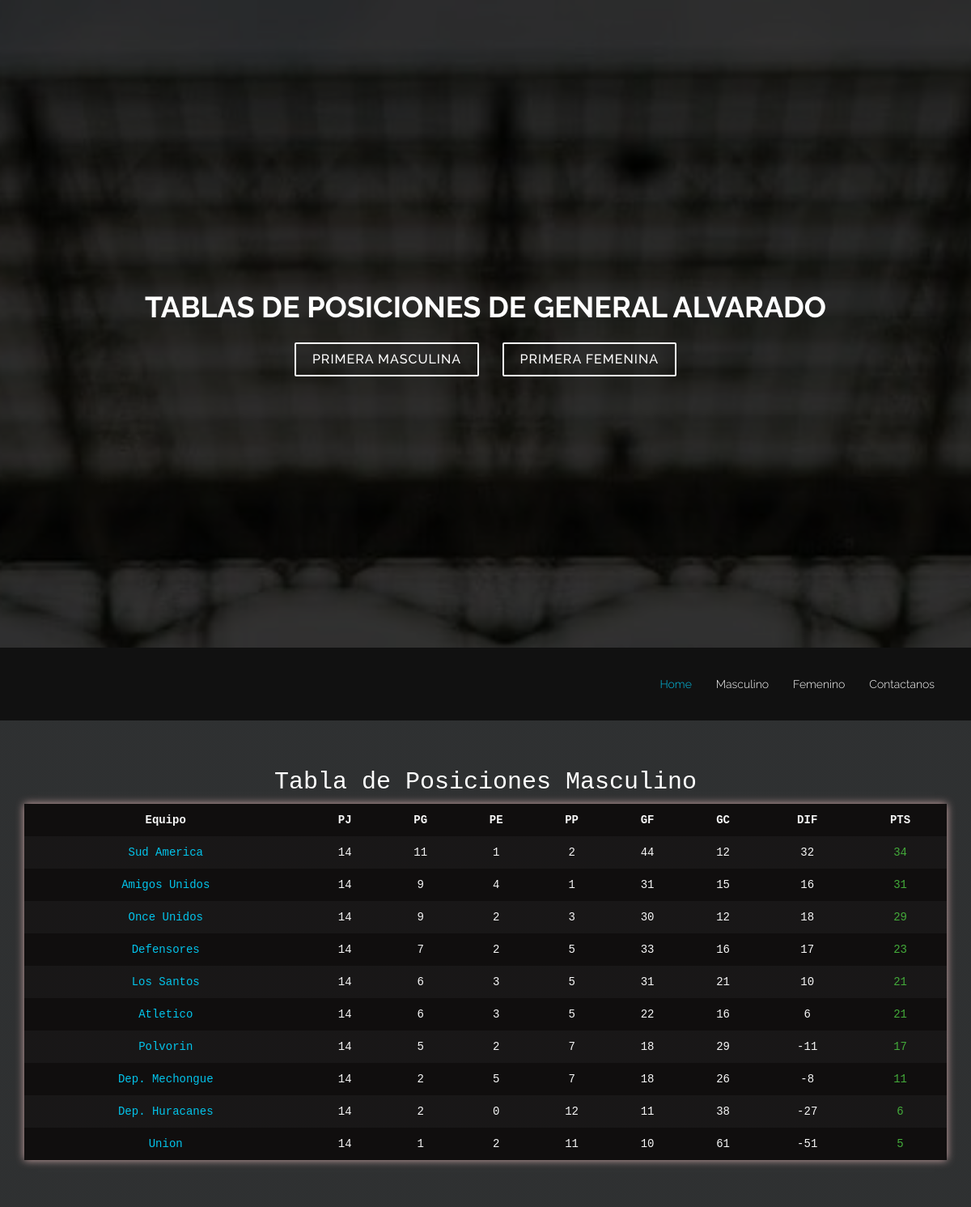
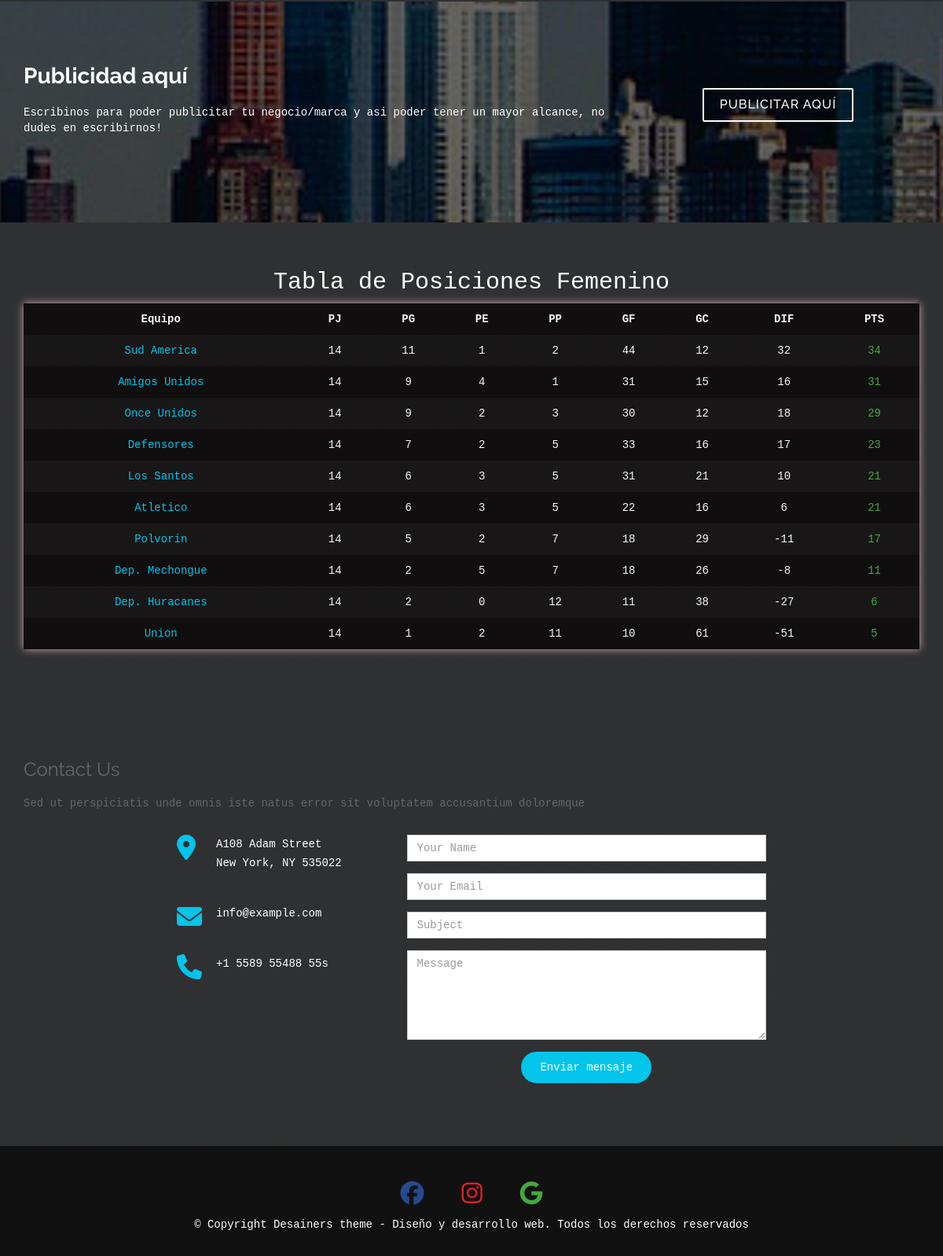
The page / on the database its author committed (2 pictures, top to bottom).
### tables this page shows
CREATE TABLE IF NOT EXISTS `equipos` (
  `id` int NOT NULL AUTO_INCREMENT,
  `nombre` varchar(100) NOT NULL,
  `partidos_jugados` int NOT NULL,
  `partidos_ganados` int NOT NULL,
  `partidos_empatados` int NOT NULL,
  `partidos_perdidos` int NOT NULL,
  `goles_a_favor` int NOT NULL,
  `goles_en_contra` int NOT NULL,
  `diferencia_goles` int NOT NULL,
  `puntos` int NOT NULL,
  PRIMARY KEY (`id`)
);

### index.php (the view, shortened to what this page needs)
<!DOCTYPE html>
<html lang="es">
<head>
  <link href="lib/bootstrap/css/bootstrap.min.css" rel="stylesheet">
  <link href="lib/font-awesome/css/font-awesome.min.css" rel="stylesheet">
  <link href="lib/animate-css/animate.min.css" rel="stylesheet">
  <link href="css/style.css" rel="stylesheet">
</head>
<body>
  <section id="hero">
    <div class="hero-container">
      <div class="wow fadeIn">
        <h1>Tablas de posiciones de General Alvarado</h1>
        <div class="actions">
          <a href="#masculino" class="btn-masculino">Primera Masculina</a>
          <a href="#femenino" class="btn-masculino">Primera Femenina</a>
        </div>
      </div>
    </div>
  </section>
  <header id="header">
    <div class="container">
      <nav id="nav-menu-container">
        <ul class="nav-menu">
          <li class="menu-active"><a href="#hero">Home</a></li>
          <li><a href="#masculino">Masculino</a></li>
          <li><a href="#femenino">Femenino</a></li>
          <li><a href="#contact">Contactanos</a></li>
        </ul>
      </nav>
    </div>
  </header>
  <section id="masculino">
    <div class="container wow fadeInUp">
    <h2 class="h2">Tabla de Posiciones Masculino</h2>
    <div class="scrollTable">
    <table id="table">
        <thead class="thead">
            <tr class="tr">
                <th class="th">Equipo</th>
                <th class="th">PJ</th>
                <th class="th">PG</th>
                <th class="th">PE</th>
                <th class="th">PP</th>
                <th class="th">GF</th>
                <th class="th">GC</th>
                <th class="th">DIF</th>
                <th class="th">PTS</th>
            </tr>
        </thead>
        <tbody class="tbody">
            <?php
            $host = "localhost";
            $user = "root";
            $password = "123";
            $database = "tabla_posiciones";
            $conn = new mysqli($host, $user, $password, $database);
        $sql = "SELECT * FROM equipos ORDER BY puntos DESC, diferencia_goles DESC";
        $result = $conn->query($sql);
        if ($result->num_rows > 0) {
            while ($row = $result->fetch_assoc()) {
                echo "<tr class='tr'>";
                echo "<td class='td'><a href='detalles_equipo.php?equipo_id=" . $row["id"] . "'>" . $row["nombre"] . "</a></td>";
                echo "<td class='td'>" . $row["partidos_jugados"] . "</td>";
                echo "<td class='td'>" . $row["partidos_ganados"] . "</td>";
                echo "<td class='td'>" . $row["partidos_empatados"] . "</td>";
                echo "<td class='td'>" . $row["partidos_perdidos"] . "</td>";
                echo "<td class='td'>" . $row["goles_a_favor"] . "</td>";
                echo "<td class='td'>" . $row["goles_en_contra"] . "</td>";
                echo "<td class='td'>" . $row["diferencia_goles"] . "</td>";
                echo "<td class='td-points'>" . $row["puntos"] . "</td>";
                echo "</tr>";
            }
        } else {
            echo "<tr class='tr'><td colspan='11'>No hay equipos registrados</td></tr>";
        }
            ?>
        </tbody>
    </table>
    </div>
    </div>
  </section>
  <section id="subscribe">
    <div class="container wow fadeInUp">
      <div class="row">
        <div class="col-md-8">
          <h3 class="subscribe-title">Publicidad aquí</h3>
          <p class="subscribe-text">Escribinos para poder publicitar tu negocio/marca y asi poder tener un mayor alcance, no dudes en escribirnos!</p>
        </div>
        <div class="col-md-4 subscribe-btn-container">
          <a class="subscribe-btn" href="#">Publicitar aquí</a>
        </div>
      </div>
    </div>
  </section>
  <section id="femenino">
    <div class="container wow fadeInUp">
    <h2 class="h2">Tabla de Posiciones Femenino</h2>
    <div class="scrollTable">
    <table id="table">
        <thead class="thead">
            <tr class="tr">
                <th class="th">Equipo</th>
                <th class="th">PJ</th>
                <th class="th">PG</th>
                <th class="th">PE</th>
                <th class="th">PP</th>
                <th class="th">GF</th>
                <th class="th">GC</th>
                <th class="th">DIF</th>
                <th class="th">PTS</th>
            </tr>
        </thead>
        <tbody class="tbody">
            <?php
            $host = "localhost";
            $user = "root";
            $password = "123";
            $database = "tabla_posiciones";
            $conn = new mysqli($host, $user, $password, $database);
        $sql = "SELECT * FROM equipos ORDER BY puntos DESC, diferencia_goles DESC";
        $result = $conn->query($sql);
        if ($result->num_rows > 0) {
            while ($row = $result->fetch_assoc()) {
                echo "<tr class='tr'>";
                echo "<td class='td'><a href='detalles_equipo.php?equipo_id=" . $row["id"] . "'>" . $row["nombre"] . "</a></td>";
                echo "<td class='td'>" . $row["partidos_jugados"] . "</td>";
                echo "<td class='td'>" . $row["partidos_ganados"] . "</td>";
                echo "<td class='td'>" . $row["partidos_empatados"] . "</td>";
                echo "<td class='td'>" . $row["partidos_perdidos"] . "</td>";
                echo "<td class='td'>" . $row["goles_a_favor"] . "</td>";
                echo "<td class='td'>" . $row["goles_en_contra"] . "</td>";
                echo "<td class='td'>" . $row["diferencia_goles"] . "</td>";
                echo "<td class='td-points'>" . $row["puntos"] . "</td>";
                echo "</tr>";
            }
        } else {
            echo "<tr class='tr'><td colspan='11'>No hay equipos registrados</td></tr>";
        }
            ?>
        </tbody>
    </table>
    </div>
    </div>
  </section>
  <section id="contact">
    <div class="container wow fadeInUp">
      <div class="row">
        <div class="col-md-12">
          <h3 class="section-title">Contact Us</h3>
          <p class="section-description">Sed ut perspiciatis unde omnis iste natus error sit voluptatem accusantium doloremque</p>
        </div>
      </div>
      <div class="row">
        <div class="col-md-3 col-md-push-2">
          <div class="info">
            <div>
              <i class="fa fa-map-marker"></i>
              <p>A108 Adam Street<br>New York, NY 535022</p>
            </div>
            <div>
              <i class="fa fa-envelope"></i>
              <p>info@example.com</p>
            </div>
            <div>
              <i class="fa fa-phone"></i>
              <p>+1 5589 55488 55s</p>
            </div>
          </div>
        </div>
        <div class="col-md-5 col-md-push-2">
          <div class="form">
            <form action="" method="post" role="form" class="contactForm">
              <div class="form-group">
                <input type="text" name="name" class="form-control" id="name" placeholder="Your Name" data-rule="minlen:4" data-msg="Por favor ingrese al menos 4 caracteres" />
              </div>
              <div class="form-group">
                <input type="email" class="form-control" name="email" id="email" placeholder="Your Email" data-rule="email" data-msg="Ingresa un Correo Valido" />
              </div>
              <div class="form-group">
                <input type="text" class="form-control" name="subject" id="subject" placeholder="Subject" data-rule="minlen:4" data-msg="Por favor ingrese al menos 8 caracteres del tema" />
              </div>
              <div class="form-group">
                <textarea class="form-control" name="message" rows="5" data-rule="required" data-msg="Por favor escribe algo para nosotros" placeholder="Message"></textarea>
              </div>
              <div class="text-center"><button type="submit">Enviar mensaje</button></div>
            </form>
          </div>
        </div>
      </div>
    </div>
  </section>
<footer id="footer">
  <div class="container">
    <div class="row">
      <div class="col-md-12">
        <div class="credits">
                <a href="https://es-la.facebook.com/Desainers DS" target="_blank" class="iconos-footer fa-brands fa-facebook"></a>
                <a href="https://www.instagram.com/contacto_desainers/" target="_blank" class="iconos-footer fa-brands fa-instagram"></a>
                <a href="mailto:contacto@gmail.com?subject=Me%20interesa%20tu%20pagina&body=Hola%20quiero%20ponerme%20en%20contacto%20con%20vos."
                    class="iconos-footer fa-brands fa-google"></a>
        </div>
         <div class="copyright">
          &copy; Copyright Desainers theme - Diseño y desarrollo web. Todos los derechos reservados
        </div>
        </div>
      </div>
    </div>
</footer>
</body>
</html>

### css/style.css (style rules this page uses)
body { background: #fff; color: #666666; font-family: Courier New, Courier, Lucida Sans Typewriter, Lucida Typewriter, monospace; }
a { color: #03C4EB; transition: 0.5s; }
p { padding: 0; margin: 0 0 30px 0; }
h1, h2, h3, h4, h5, h6 { font-family: "Raleway", sans-serif; font-weight: 400; margin: 0 0 20px 0; padding: 0; }
#header { background: #111; padding: 20px 0; height: 90px; }
.nav-menu, .nav-menu * { margin: 0; padding: 0; list-style: none; }
.nav-menu li { position: relative; white-space: nowrap; }
.nav-menu > li { float: left; }
#nav-menu-container { float: right; margin: 5px 0; }
.nav-menu a { padding: 10px 15px; text-decoration: none; display: inline-block; color: #fff; font-family: 'Raleway', sans-serif; font-weight: 300; font-size: 14px; outline: none; }
.nav-menu a:hover, .nav-menu li:hover > a, .nav-menu .menu-active > a { color: #03C4EB; }
#mobile-nav { position: fixed; top: 0; padding-top: 18px; bottom: 0; z-index: 998; background: rgba(0, 0, 0, 0.9); left: -260px; width: 260px; overflow-y: auto; transition: 0.4s; }
#mobile-nav ul { padding: 0; margin: 0; list-style: none; }
#mobile-nav ul li { position: relative; }
#mobile-nav ul li a { color: #fff; font-size: 16px; overflow: hidden; padding: 10px 22px 10px 15px; position: relative; text-decoration: none; width: 100%; display: block; outline: none; }
#hero { display: table; width: 100%; height: 100vh; background: url(../img/fondo.jpg) top center fixed; background-size: cover; }
#hero .hero-container { background: rgba(0, 0, 0, 0.8); display: table-cell; margin: 0; padding: 0; text-align: center; vertical-align: middle; }
#hero h1 { margin: 30px 0 10px 0; font-weight: 700; line-height: 48px; text-transform: uppercase; color: #fff; }
#hero .actions a { font-family: "Raleway", sans-serif; text-transform: uppercase; font-weight: 500; font-size: 16px; letter-spacing: 1px; display: inline-block; padding: 8px 20px; border-radius: 2px; transition: 0.5s; margin: 10px; }
#hero .btn-masculino { border: 2px solid #fff; color: #fff; }
#table { width: 100%; border-collapse: collapse; background-color: #0c08089f; }
.scrollTable { overflow-x: auto; overflow-y: hidden; box-shadow: 0 0 10px rgb(209, 170, 170); }
.th, .td { padding: 10px; text-align: center; color: #f6f6f6; }
.thead { background-color: #0c08089f; color: #fff; }
.tbody .tr:nth-child(even) { background-color: #0c08089f; }
.h2 { color: #fff; }
.td-points { padding: 10px; text-align: center; color: #43aa3a; }
#masculino { background-image: linear-gradient(rgba(24, 26, 27, 0.9), rgba(24, 26, 27, 0.9)); background-size: cover; padding: 40px 0 60px 0; text-align: center; }
#femenino { background-image: linear-gradient(rgba(24, 26, 27, 0.9), rgba(24, 26, 27, 0.9)); background-size: cover; padding: 40px 0 60px 0; text-align: center; }
#subscribe { background: linear-gradient(rgba(0, 0, 0, 0.6), rgba(0, 0, 0, 0.6)), url(../img/subscribe-bg.jpg) fixed center center; background-size: cover; padding: 80px 0; }
#subscribe .subscribe-title { color: #fff; font-size: 28px; font-weight: 700; }
#subscribe .subscribe-text { color: #fff; }
#subscribe .subscribe-btn-container { text-align: center; padding-top: 20px; }
#subscribe .subscribe-btn { font-family: "Raleway", sans-serif; text-transform: uppercase; font-weight: 500; font-size: 16px; letter-spacing: 1px; display: inline-block; padding: 8px 20px; border-radius: 2px; transition: 0.5s; margin: 10px; border: 2px solid #fff; color: #fff; }
#contact { background-image: linear-gradient(rgba(24, 26, 27, 0.9), rgba(24, 26, 27, 0.9)); padding: 80px 0; }
#contact .info { color: #fff; }
#contact .info i { font-size: 32px; color: #03C4EB; float: left; }
#contact .info p { padding: 0 0 10px 50px; line-height: 24px; }
#contact .form input, #contact .form textarea { border-radius: 0; box-shadow: none; }
#contact .form button[type="submit"] { background: #03C4EB; border: 0; padding: 10px 24px; color: #fff; transition: 0.4s; border-radius: 20px; }
#footer { background: #111; padding: 30px 0; color: #fff; }
#footer .copyright { text-align: center; }
#footer .credits { text-align: center; font-size: 30px; }
#footer .iconos-footer { padding: 15px; }
#footer .fa-facebook { color: #264A8F; }
#footer .fa-instagram { color: #e61f29; }
#footer .fa-google { color: #43aa3a; }

### rows shown on the page
equipos: nombre "Sud America", partidos_jugados "14", partidos_ganados "11", partidos_empatados "1", partidos_perdidos "2", goles_a_favor "44", goles_en_contra "12", diferencia_goles "32", puntos "34"
equipos: nombre "Amigos Unidos", partidos_jugados "14", partidos_ganados "9", partidos_empatados "4", partidos_perdidos "1", goles_a_favor "31", goles_en_contra "15", diferencia_goles "16", puntos "31"
equipos: nombre "Once Unidos", partidos_jugados "14", partidos_ganados "9", partidos_empatados "2", partidos_perdidos "3", goles_a_favor "30", goles_en_contra "12", diferencia_goles "18", puntos "29"
equipos: nombre "Defensores", partidos_jugados "14", partidos_ganados "7", partidos_empatados "2", partidos_perdidos "5", goles_a_favor "33", goles_en_contra "16", diferencia_goles "17", puntos "23"
equipos: nombre "Los Santos", partidos_jugados "14", partidos_ganados "6", partidos_empatados "3", partidos_perdidos "5", goles_a_favor "31", goles_en_contra "21", diferencia_goles "10", puntos "21"
equipos: nombre "Atletico", partidos_jugados "14", partidos_ganados "6", partidos_empatados "3", partidos_perdidos "5", goles_a_favor "22", goles_en_contra "16", diferencia_goles "6", puntos "21"
equipos: nombre "Polvorin", partidos_jugados "14", partidos_ganados "5", partidos_empatados "2", partidos_perdidos "7", goles_a_favor "18", goles_en_contra "29", diferencia_goles "-11", puntos "17"
equipos: nombre "Dep. Mechongue", partidos_jugados "14", partidos_ganados "2", partidos_empatados "5", partidos_perdidos "7", goles_a_favor "18", goles_en_contra "26", diferencia_goles "-8", puntos "11"
equipos: nombre "Dep. Huracanes", partidos_jugados "14", partidos_ganados "2", partidos_empatados "0", partidos_perdidos "12", goles_a_favor "11", goles_en_contra "38", diferencia_goles "-27", puntos "6"
equipos: nombre "Union", partidos_jugados "14", partidos_ganados "1", partidos_empatados "2", partidos_perdidos "11", goles_a_favor "10", goles_en_contra "61", diferencia_goles "-51", puntos "5"
